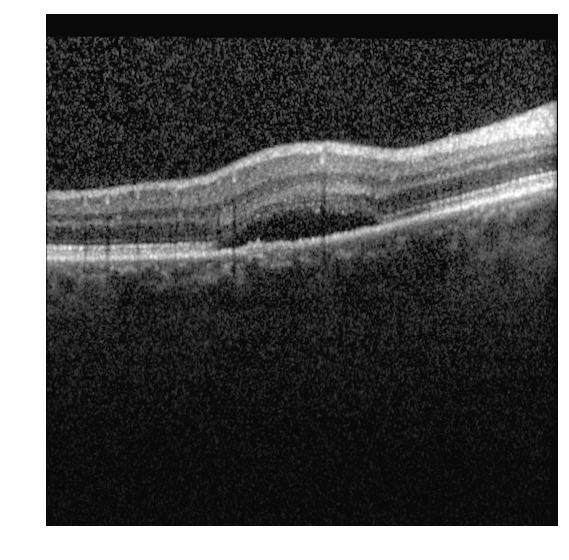
#> input picture assets/SRF/input_1492_1.png, 569 x 560 px; its folder holds only this picture in this run
$ python test.py
#> lines starting #> are read from the running program, lines starting #| are printed output that depends on the picture; after the words box and inside, x2 and y2 are one past the last pixel; in counts of white or black regions, pixels touching at a corner belong together
# -*- coding: utf-8 -*-
"""
Try to integrate the caserel library written in "matlab"

@author: grotti, hiller, parker
"""


import glob, os
import matplotlib.pyplot as plt
from matplotlib import cm
import numpy
from PIL import Image, ImageChops
from skimage import filters
from skimage.color import rgb2gray
from skimage.draw import polygon
from skimage.filters import threshold_yen
from skimage.io import imread
from skimage.measure import find_contours

os.environ.setdefault('OCTAVE_EXECUTABLE', os.path.abspath('../vendors/octave-5.1.0-w64/mingw64/bin/octave-cli.exe'))

from oct2py import octave
octave.addpath('../vendors/caserel-master/')
#> (this line was passed over: oct2py is not available in this run)
octave.addpath('../vendors/networks-toolbox/')
#> (this line was passed over: oct2py is not available in this run)
#> further down, image is the input picture: shape (560, 569, 4); mean R, G, B, A 82.7, 82.7, 82.7, 255


def create_bg1_mask(image):
    image_grey = rgb2gray(image)
    image_grey[image_grey == 1] = 0
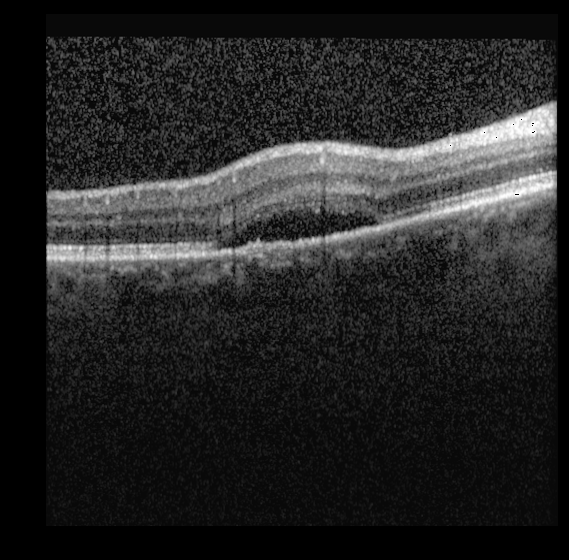
#> image_grey: shape (560, 569) float64; min 0, max 0.996, mean 0.147
    image_gaussian = filters.gaussian(image_grey, 8)
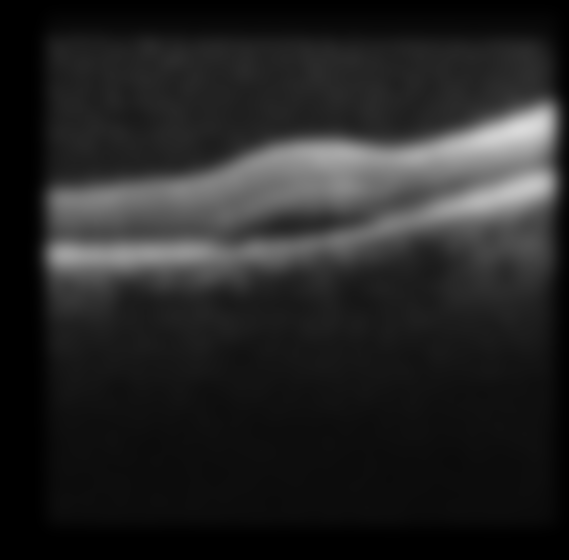
#> image_gaussian: shape (560, 569) float64; min 0, max 0.856, mean 0.147
    image_gaussian[threshold_yen(image_gaussian) > image_gaussian] = 0
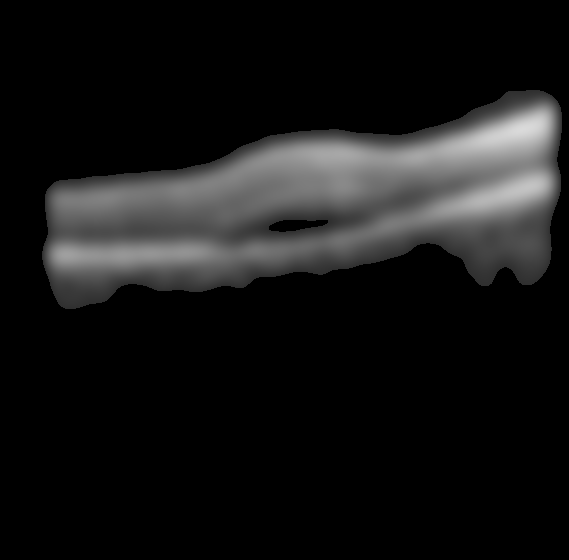
#> image_gaussian: shape (560, 569) float64; min 0, max 0.856, mean 0.0896
    outer_masks = find_contours(image_gaussian, 0.2)
#> outer_masks = 2 point arrays, longest 1623 points
    mask = numpy.zeros_like(image_grey)

    for n, contour in enumerate(outer_masks):
        if len(contour) > 1000:
            x, y = polygon(contour[:, 0], contour[:, 1])
            mask[x, y] = 1
#> this loop made 2 passes
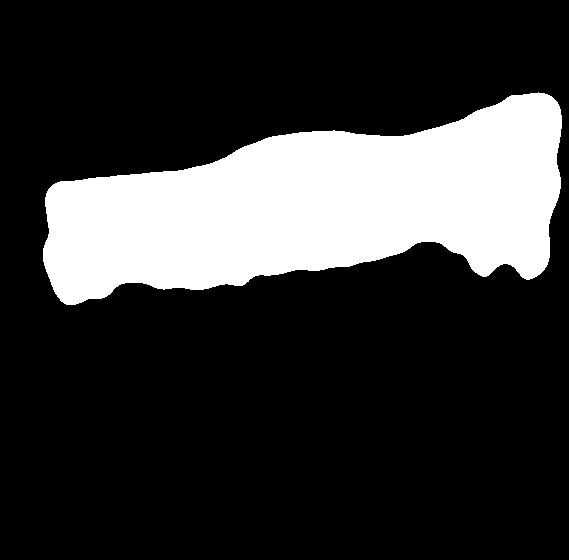
#> mask: shape (560, 569) float64; values 0 (black) and 1 (white), 21.2% white; 1 white region, box (x1, y1, x2, y2) and area: (43, 92, 562, 305) 67686

    # [5 lines of commented-out code are left out]

    return mask


def crop_to_mask(image, mask):
    mask_pil = Image.fromarray(mask).convert('L')
    bg = Image.new(mask_pil.mode, mask_pil.size, mask_pil.getpixel((0, 0)))
#> bg: PIL image 569x560 L; every value is 0
    diff = ImageChops.difference(mask_pil, bg)
    bbox = diff.getbbox()
#> bbox = (43, 92, 562, 305)
    image = numpy.copy(image)
    image_pil = Image.fromarray(image)
    return numpy.array(image_pil.crop(bbox))
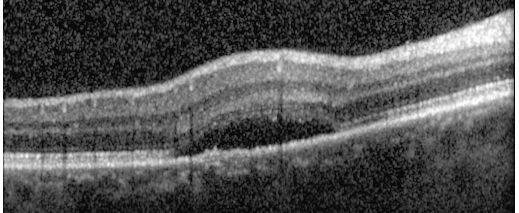
#> returned value: shape (213, 519, 4); mean of channels 0, 1, 2, 3 82.7, 82.7, 82.7, 255; drawn as R, G, B


images = glob.glob(os.path.join('../assets/SRF', '*.png'))
test_set = [
    '../assets/SRF/input_2515_1.png'
    , '../assets/SRF/input_2656_1.png'
]

colors = cm.get_cmap('jet')
for i, path in enumerate(images):
    #for i, path in enumerate(test_set):
    print(i, path)
    image = imread(path)
    mask = create_bg1_mask(image)
    image_cropped = crop_to_mask(image, mask)

    try:
#> (the run stopped early here; a loop or call above may not have finished)

$ run again, on assets/SRF/input_1502_1.png
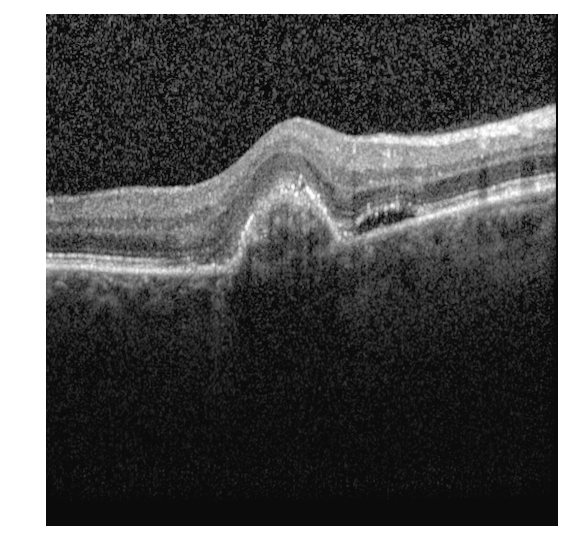
#> input picture assets/SRF/input_1502_1.png, 569 x 560 px
#> image is the input picture: shape (560, 569, 4); mean R, G, B, A 89, 89, 89, 255
#> outer_masks = 1 point arrays, longest 1689 points
#> the loop in create_bg1_mask, `for n, contour in enumerate(outer_masks):` made 1 pass
#> after the loop in create_bg1_mask, `for n, contour in enumerate(outer_masks):`:
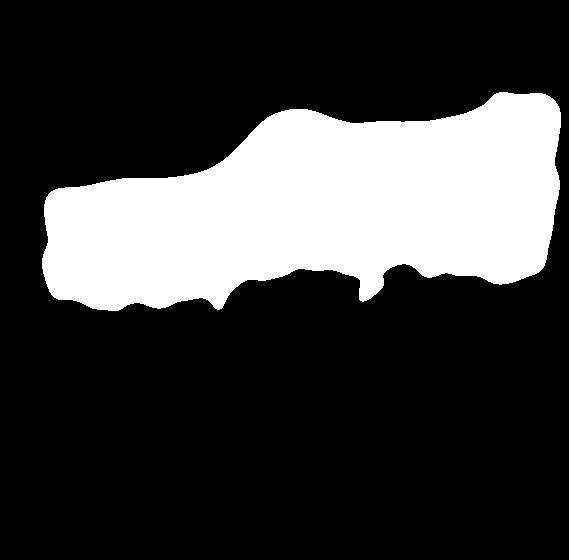
#> mask: shape (560, 569) float64; values 0 (black) and 1 (white), 23.9% white; 1 white region, box (x1, y1, x2, y2) and area: (42, 92, 561, 311) 76282
#> bg: PIL image 569x560 L; every value is 0
#> bbox = (42, 92, 561, 311)
#> in crop_to_mask, `return numpy.array(image_pil.crop(bbox))`:
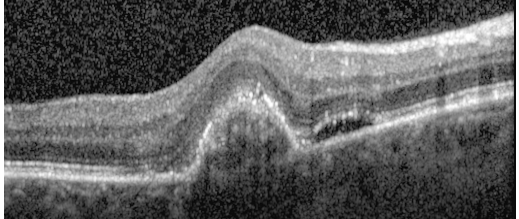
#> returned value: shape (219, 519, 4); mean of channels 0, 1, 2, 3 93.2, 93.2, 93.2, 255; drawn as R, G, B

$ run again, on assets/SRF/input_1504_1.png
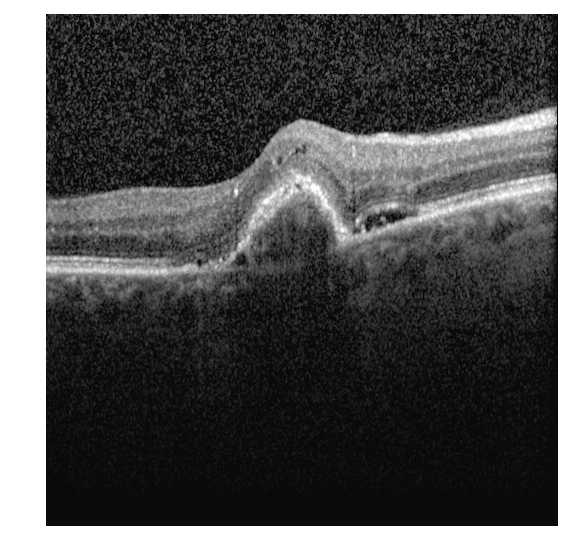
#> input picture assets/SRF/input_1504_1.png, 569 x 560 px
#> image is the input picture: shape (560, 569, 4); mean R, G, B, A 85.1, 85.1, 85.1, 255
#> outer_masks = 1 point arrays, longest 1741 points
#> the loop in create_bg1_mask, `for n, contour in enumerate(outer_masks):` made 1 pass
#> after the loop in create_bg1_mask, `for n, contour in enumerate(outer_masks):`:
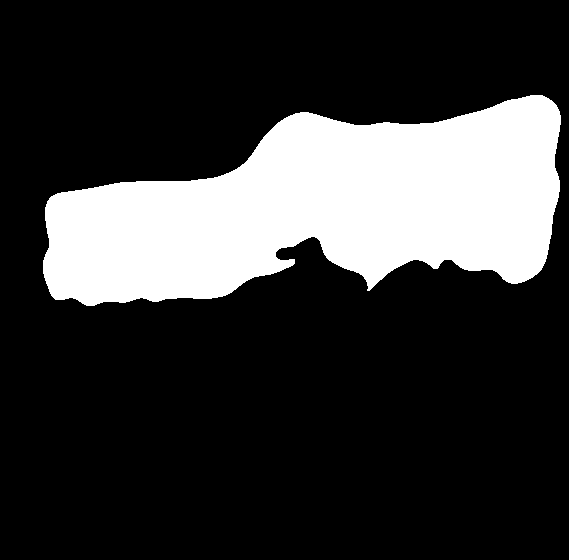
#> mask: shape (560, 569) float64; values 0 (black) and 1 (white), 21.9% white; 1 white region, box (x1, y1, x2, y2) and area: (43, 95, 561, 306) 69904
#> bg: PIL image 569x560 L; every value is 0
#> bbox = (43, 95, 561, 306)
#> in crop_to_mask, `return numpy.array(image_pil.crop(bbox))`:
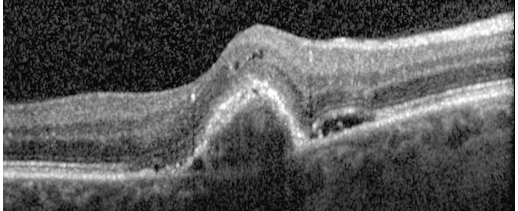
#> returned value: shape (211, 518, 4); mean of channels 0, 1, 2, 3 88.5, 88.5, 88.5, 255; drawn as R, G, B

$ run again, on assets/SRF/input_1507_1.png
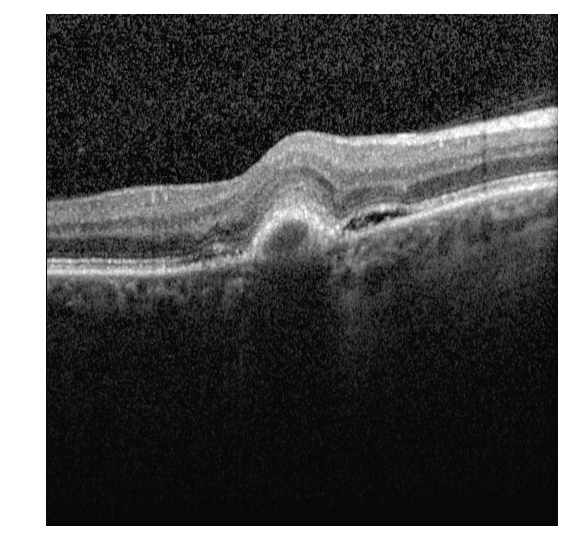
#> input picture assets/SRF/input_1507_1.png, 569 x 560 px
#> image is the input picture: shape (560, 569, 4); mean R, G, B, A 84.5, 84.5, 84.5, 255
#> outer_masks = 1 point arrays, longest 1663 points
#> the loop in create_bg1_mask, `for n, contour in enumerate(outer_masks):` made 1 pass
#> after the loop in create_bg1_mask, `for n, contour in enumerate(outer_masks):`:
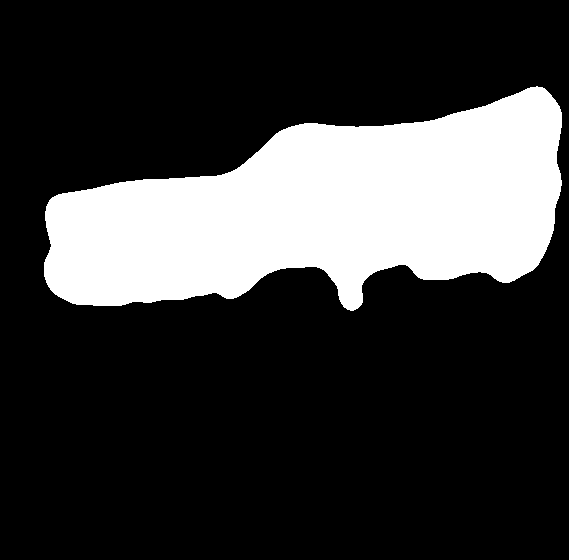
#> mask: shape (560, 569) float64; values 0 (black) and 1 (white), 22.9% white; 1 white region, box (x1, y1, x2, y2) and area: (44, 86, 562, 311) 72878
#> bg: PIL image 569x560 L; every value is 0
#> bbox = (44, 86, 562, 311)
#> in crop_to_mask, `return numpy.array(image_pil.crop(bbox))`:
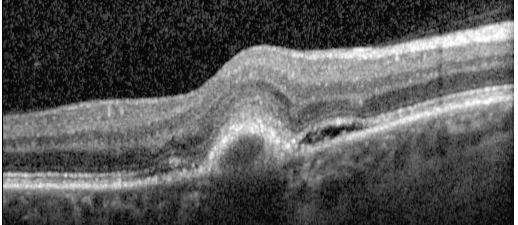
#> returned value: shape (225, 518, 4); mean of channels 0, 1, 2, 3 86.2, 86.2, 86.2, 255; drawn as R, G, B
